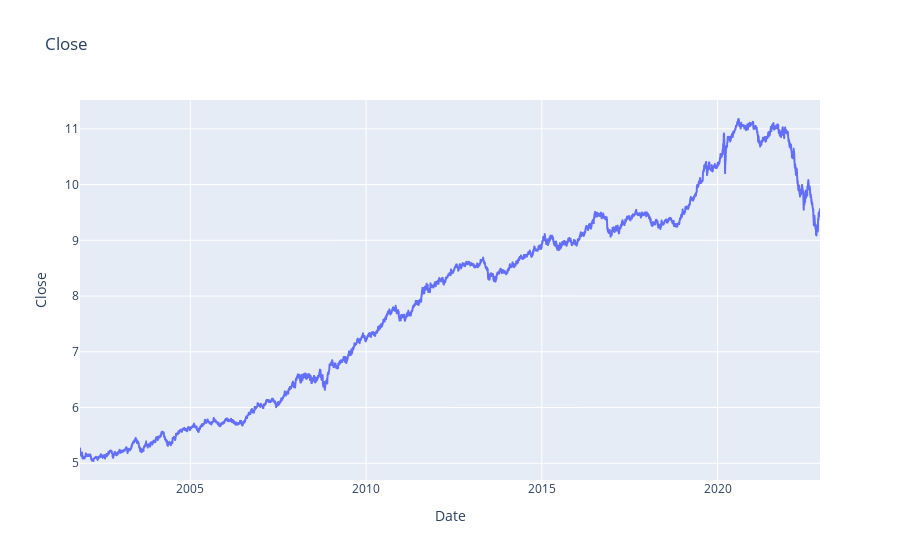

Write notebook code for a chart like this one.
### Code cell
px.line(
    monthly_increases,
    x=monthly_increases.index,
    y=monthly_increases['Close'],
    title="Close",
    labels={'y': 'Close'}
)

### Figure 1 — Plotly figure (JSON) as saved in the notebook; plotly's stock layout.template omitted (floating-point values rounded to 4 significant figures; data arrays with more than 128 entries replaced by an {"elided": "..."} marker saying what was removed)
{"data": [{"hovertemplate": "Date=%{x}<br>Close=%{y}<extra></extra>", "legendgroup": "", "line": {"color": "#636efa", "dash": "solid"}, "marker": {"symbol": "circle"}, "mode": "lines", "name": "", "showlegend": false, "type": "scattergl", "x": {"elided": "5300 str values"}, "xaxis": "x", "y": {"elided": "5300 float values"}, "yaxis": "y"}], "layout": {"legend": {"tracegroupgap": 0}, "title": {"text": "Close"}, "xaxis": {"anchor": "y", "domain": [0, 1], "title": {"text": "Date"}}, "yaxis": {"anchor": "x", "domain": [0, 1], "title": {"text": "Close"}}}}
